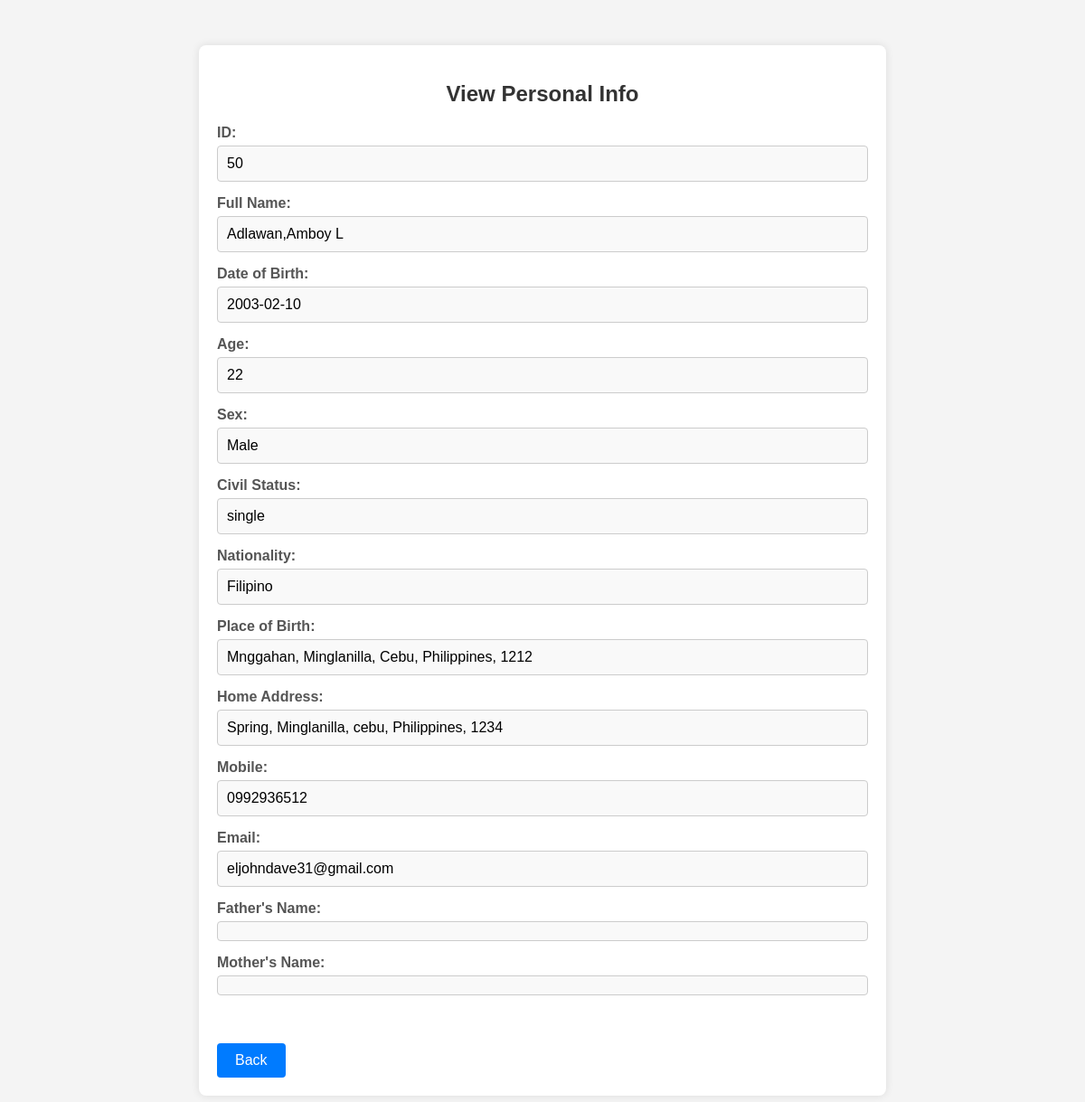
The page /view.php?id=50 on the database its author committed.
### tables this page shows
CREATE TABLE `personal_info` (
  `id` int(11) NOT NULL,
  `last_name` varchar(50) DEFAULT NULL,
  `first_name` varchar(50) DEFAULT NULL,
  `middle_name` varchar(50) DEFAULT NULL,
  `dob` date DEFAULT NULL,
  `sex` varchar(10) DEFAULT NULL,
  `civil_status` varchar(50) DEFAULT NULL,
  `nationality` varchar(50) DEFAULT NULL,
  `religion` varchar(50) DEFAULT NULL,
  `birth_street` varchar(100) DEFAULT NULL,
  `birth_city` varchar(50) DEFAULT NULL,
  `birth_country` varchar(50) DEFAULT NULL,
  `home_street` varchar(100) DEFAULT NULL,
  `home_city` varchar(50) DEFAULT NULL,
  `home_country` varchar(50) DEFAULT NULL,
  `home_zip_code` varchar(10) DEFAULT NULL,
  `mobile` varchar(20) DEFAULT NULL,
  `email` varchar(100) DEFAULT NULL,
  `telephone` varchar(20) DEFAULT NULL,
  `father_last_name` varchar(50) DEFAULT NULL,
  `father_first_name` varchar(50) DEFAULT NULL,
  `father_middle_name` varchar(50) DEFAULT NULL,
  `mother_last_name` varchar(50) DEFAULT NULL,
  `mother_first_name` varchar(50) DEFAULT NULL,
  `mother_middle_name` varchar(50) DEFAULT NULL,
  `tin` varchar(50) DEFAULT NULL,
  `birth_province` varchar(50) DEFAULT NULL,
  `birth_zip_code` varchar(10) DEFAULT NULL,
  `home_province` varchar(50) DEFAULT NULL
);

### view.php (the view, shortened to what this page needs)
<?php
include 'db.php';
$id = isset($_GET['id']) ? intval($_GET['id']) : 0;
$sql = "SELECT * FROM personal_info WHERE id = ?";
$stmt = $conn->prepare($sql);
$stmt->bind_param("i", $id);
$stmt->execute();
$result = $stmt->get_result();
$user = $result->fetch_assoc();
function calculate_age($dob) {
    $dob_date = new DateTime($dob);
    $today = new DateTime();
    return $today->diff($dob_date)->y;
}
?>
<!DOCTYPE html>
<html lang="en">
<head>
    <link rel="stylesheet" href="view.css">
</head>
<body>
    <div class="view-container">
        <h2>View Personal Info</h2>
        <div class="info-group">
            <label>ID:</label>
            <span><?= htmlspecialchars($user['id']) ?></span>
        </div>
        <div class="info-group">
            <label>Full Name:</label>
            <span><?= htmlspecialchars($user['last_name'] . "," . $user['first_name'] . " " . $user['middle_name']) ?></span>
        </div>
        <div class="info-group">
            <label>Date of Birth:</label>
            <span><?= htmlspecialchars($user['dob']) ?></span>
        </div>
        <div class="info-group">
            <label>Age:</label>
            <span><?= calculate_age($user['dob']) ?></span>
        </div>
        <div class="info-group">
            <label>Sex:</label>
            <span><?= htmlspecialchars($user['sex']) ?></span>
        </div>
        <div class="info-group">
            <label>Civil Status:</label>
            <span><?= htmlspecialchars($user['civil_status']) ?></span>
        </div>
        <div class="info-group">
            <label>Nationality:</label>
            <span><?= htmlspecialchars($user['nationality']) ?></span>
        </div>
        <div class="info-group">
            <label>Place of Birth:</label>
            <span><?= htmlspecialchars($user['birth_street'] . ", " . $user['birth_city'] . ", " . $user['birth_province'] . ", " . $user['birth_country'] . ", " . $user['birth_zip_code']) ?></span>
        </div>
        <div class="info-group">
            <label>Home Address:</label>
            <span><?= htmlspecialchars($user['home_street'] . ", " . $user['home_city'] . ", " . $user['home_province'] . ", " . $user['home_country'] . ", " . $user['home_zip_code']) ?></span>
        </div>
        <div class="info-group">
            <label>Mobile:</label>
            <span><?= htmlspecialchars($user['mobile']) ?></span>
        </div>
        <div class="info-group">
            <label>Email:</label>
            <span><?= htmlspecialchars($user['email']) ?></span>
        </div>
        <div class="info-group">
            <label>Father's Name:</label>
            <span><?= htmlspecialchars($user['father_first_name'] . " " . $user['father_middle_name'] . " " . $user['father_last_name']) ?></span>
        </div>
        <div class="info-group">
            <label>Mother's Name:</label>
            <span><?= htmlspecialchars($user['mother_first_name'] . " " . $user['mother_middle_name'] . " " . $user['mother_last_name']) ?></span>
        </div>
        <br>
        <a href="submit.php" class="btn btn-primary">Back</a>
    </div>
</body>
</html>

### view.css (style rules this page uses)
body { font-family: Arial, sans-serif; background-color: #f4f4f4; margin: 0; padding: 0; }
.view-container { width: 60%; margin: 50px auto; background: #fff; padding: 20px; box-shadow: 0 0 10px rgba(0, 0, 0, 0.1); border-radius: 8px; }
h2 { text-align: center; color: #333; margin-bottom: 20px; }
.info-group { margin-bottom: 15px; }
.info-group label { display: block; font-weight: bold; color: #555; margin-bottom: 5px; }
.info-group span { display: block; padding: 10px; background: #f9f9f9; border: 1px solid #ccc; border-radius: 4px; }
.btn-primary { display: inline-block; padding: 10px 20px; background-color: #007bff; color: #fff; text-decoration: none; border-radius: 4px; text-align: center; margin-top: 20px; }

### rows shown on the page
personal_info: id "50", last_name+first_name+middle_name "Adlawan,Amboy L", dob "2003-02-10", dob "22", sex "Male", civil_status "single", nationality "Filipino", birth_street+birth_city+birth_province "Mnggahan, Minglanilla, Cebu, Philippines, 1212", home_street+home_city+home_province "Spring, Minglanilla, cebu, Philippines, 1234", mobile "0992936512", email "eljohndave31@gmail.com"
